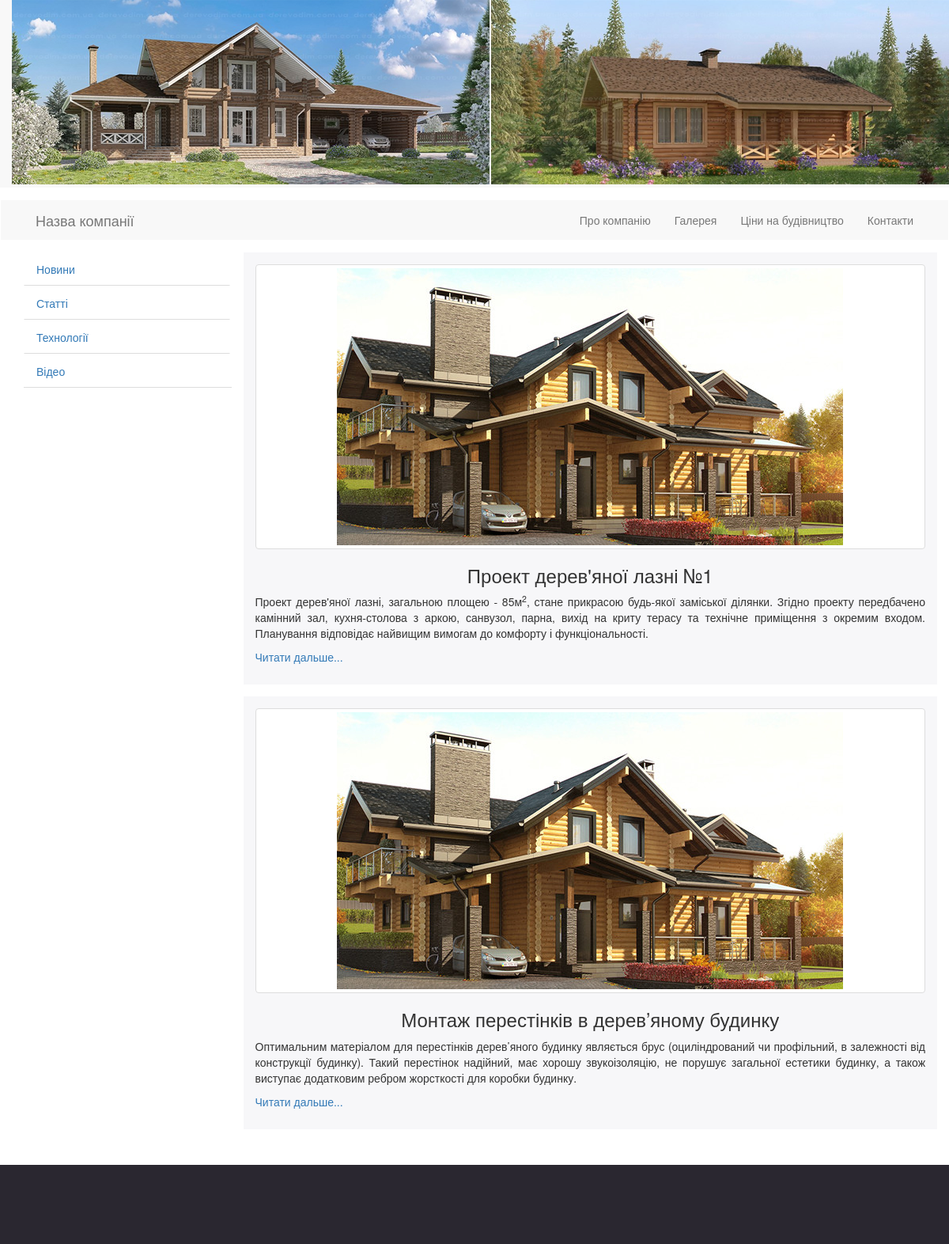
Screenshot of /?option=category&id_category=4 with the database file from the repository.
### tables this page shows
CREATE TABLE IF NOT EXISTS `menu` (
  `id_menu` tinyint(3) unsigned NOT NULL AUTO_INCREMENT,
  `name_menu` varchar(255) NOT NULL,
  `text_menu` text NOT NULL,
  PRIMARY KEY (`id_menu`)
);

CREATE TABLE IF NOT EXISTS `category` (
  `id_category` tinyint(3) unsigned NOT NULL AUTO_INCREMENT,
  `name_category` varchar(255) NOT NULL,
  PRIMARY KEY (`id_category`)
);

CREATE TABLE IF NOT EXISTS `article` (
  `id` int(10) unsigned NOT NULL AUTO_INCREMENT,
  `title` varchar(300) NOT NULL,
  `description` text NOT NULL,
  `text` text NOT NULL,
  `date` date NOT NULL,
  `img_src` varchar(300) NOT NULL,
  `cat` tinyint(4) NOT NULL,
  PRIMARY KEY (`id`)
);

### classes/core.php (the view, shortened to what this page needs)
<?php
abstract class core{
	protected function get_header(){
		include "header.php";
	}
	protected function get_menu(){
		$row = $this->menu_array();
		echo 	'<div class="navbar mb15">
				  <div class="navbar-default">
						<div class="container">
							<div class="navbar-header">
							  <button type="button" class="btn btn-navbar navbar-toggle" data-toggle="collapse" data-target=".nav-collapse">
								<span class="icon-bar"></span>
								<span class="icon-bar"></span>
								<span class="icon-bar"></span>
							  </button>
							  <a class="navbar-brand" href="/">Назва компанії</a>
							</div>
							<nav class="collapse navbar-collapse nav-collapse">
								<ul class="nav navbar-nav navbar-right">';
		foreach ($row as $item){
			printf("<li><a href='?option=menu&id_menu=%s'>%s</a></li>",
			$item['id_menu'],$item['name_menu']);
			}
		echo '</ul></nav></div></div></div>';
	}
	protected function menu_array(){
		$query = "SELECT id_menu,name_menu FROM menu";
		$result = mysql_query($query);
		$row = array();
		for($i = 0;$i < mysql_num_rows($result); $i++) {
			$row[] = mysql_fetch_array($result, MYSQL_ASSOC);
		}
		return $row;
	}
	protected function get_left() {
		$query = "SELECT id_category,name_category FROM category";
		$result = mysql_query($query);
		echo '<div class="container">
			  <div class="row">
		      <div class="col-md-3 c-left">
			  <ul class="nav nav-tabs nav-stacked ">';
		for($i = 0;$i < mysql_num_rows($result); $i++) {
			$row = mysql_fetch_array($result, MYSQL_ASSOC);
			printf("<li><a href='?option=category&id_category=%s'>%s</a></li>",$row['id_category'],$row['name_category']);
		}
		echo '</ul>
			  </div>';
	}
	protected function get_footer(){
		include "footer.php";
	}
	public function get_body(){
		$this->get_menu();
		$this->get_left();
		$this->get_content();
	}
}
?>

### classes/category.php (shortened to what this page needs)
<?php
class category extends core {
	public function get_content(){
		echo '<div class="col-md-9 c-right">';
		if (!$_GET['id_category']){
			echo "Неправильні дані для виводу категорії.";
		}
		else{
			$id_cat = (int)$_GET['id_category'];
				if(!$id_cat){
				echo "Неправильні дані для виводу категорії";
				echo $id_cat;
				}
			else{
				$query = "SELECT id,title,date,description,img_src
						FROM article
						WHERE cat ='$id_cat'
						ORDER BY date DESC";
				$result = mysql_query($query);
				if(mysql_num_rows($result) > 0) {
					for($i = 0; $i < mysql_num_rows($result);$i++) {
						$row = mysql_fetch_array($result,MYSQL_ASSOC);
						printf('<div class="row article_box">
									<div class="thumbnail">
									<img src="%s" class="img-responsive">
									</div>
									<div class="text-center"><h3>%s</h3></div>
									<div class="text-justify">%s</div>
									<p><a href="?option=view&id_text=%s">Читати дальше...</a></p>
								</div>',$row['img_src'],$row['title'],$row['description'],$row['id']);
					}
				}
				else {
				    echo ('В цій категорії ще немає статей');
				}
			}
		}
		echo '</div></div></div>';
	}
}
?>

### css/style.css (style rules this page uses)
.mb15 { margin-bottom: 15px; }
.navbar-nav-top a:hover, .navbar-nav-top a:focus, { border-bottom: 1px solid; border-top: 1px solid; }
.article_box { padding: 15px; background-color: #f7f7f9; margin-bottom: 15px; }
.nav-tabs.nav-stacked > li > a { border-bottom: 1px solid #ddd; -webkit-border-radius: 0; -moz-border-radius: 0; border-radius: 0; }

### rows the page displays
menu: name_menu "Про компанію"
menu: name_menu "Галерея"
menu: name_menu "Ціни на будівництво"
menu: name_menu "Контакти"
category: name_category "Новини"
category: name_category "Статті"
category: name_category "Технології"
category: name_category "Відео"
article: img_src (picture), title "Проект дерев'яної лазні №1", description "Проект дерев'яної лазні, загальною площею - 85м 2 , стане прикрасою будь-якої заміської ділянки. Згідно проекту передбачено камінний зал, кухня-столова з аркою, санвузол, парна, вихід на криту терасу та технічне приміщення з окремим входом. Планування відповідає найвищим вимогам до комфорту і функціональності."
article: img_src (picture), title "Монтаж перестінків в дерев’яному будинку", description "Оптимальним матеріалом для перестінків дерев’яного будинку являється брус (оциліндрований чи профільний, в залежності від конструкції будинку). Такий перестінок надійний, має хорошу звукоізоляцію, не порушує загальної естетики будинку, а також виступає додатковим ребром жорсткості для коробки будинку."
